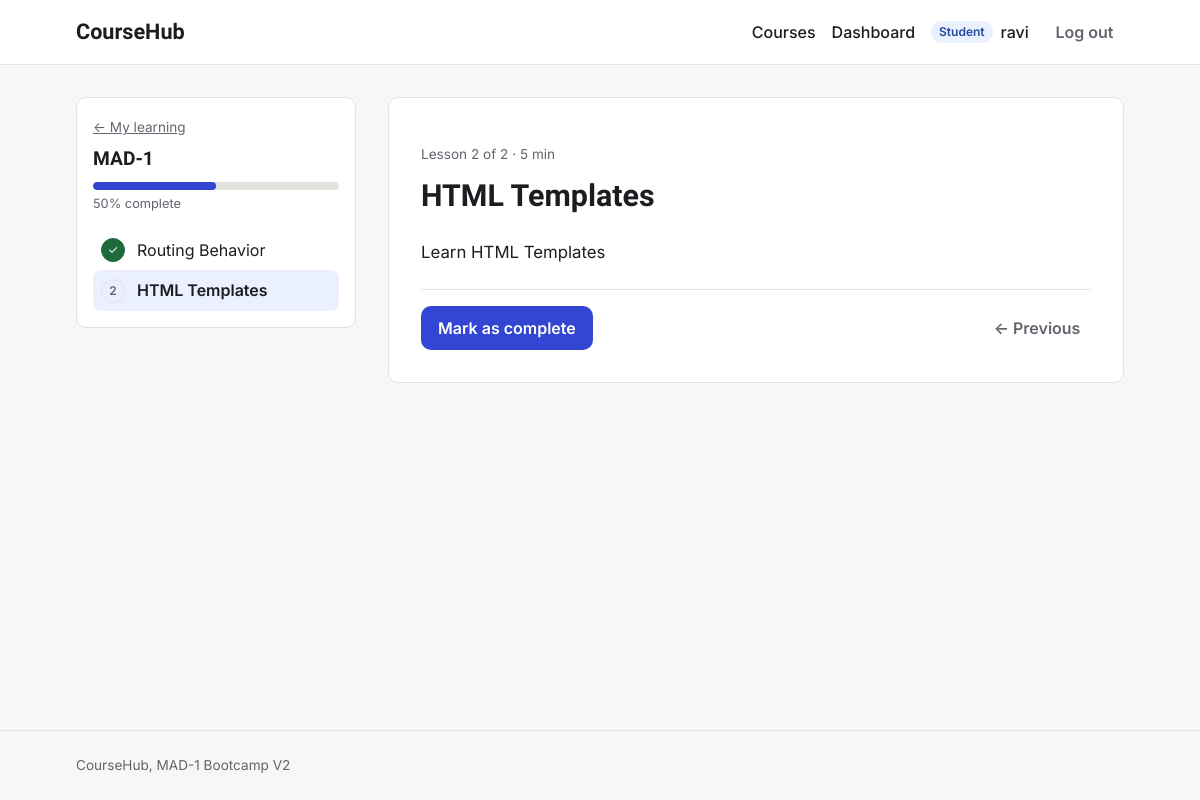
/learn/mad-1 (signed in), run on the app's committed database.
### models.py (models this page shows, shortened)
class User(db.Model):
    id = db.Column(db.Integer, primary_key=True)
    username = db.Column(db.String(80), unique=True, nullable=False)
    email = db.Column(db.String(120), unique=True, nullable=False)
    password_hash = db.Column(db.String(256), nullable=False)
    role = db.Column(db.String(20), nullable=False, default="student")
    bio = db.Column(db.Text)
    avatar = db.Column(db.String(200))
    created_at = db.Column(db.DateTime, default=utc_now)
    is_active = db.Column(db.Boolean, default=True)
    taught_courses = db.relationship("Course", backref="instructor", lazy=True)
    enrollments = db.relationship(
        "Enrollment", backref="student", cascade="all, delete-orphan"
    )
    completions = db.relationship(
        "LessonCompletion", backref="student", cascade="all, delete-orphan"
    )

class Course(db.Model):
    id = db.Column(db.Integer, primary_key=True)
    title = db.Column(db.String(200), nullable=False)
    slug = db.Column(db.String(200), unique=True, nullable=False)
    description = db.Column(db.Text)
    short_description = db.Column(db.String(500))
    thumbnail = db.Column(db.String(300))
    price = db.Column(db.Float, default=0.0)
    category = db.Column(db.String(50))
    level = db.Column(db.String(20))
    is_published = db.Column(db.Boolean, default=False)
    is_featured = db.Column(db.Boolean, default=False)
    instructor_id = db.Column(db.Integer, db.ForeignKey("user.id"), nullable=False)
    created_at = db.Column(db.DateTime, default=utc_now)
    updated_at = db.Column(db.DateTime, default=utc_now, onupdate=utc_now)
    lessons = db.relationship(
        "Lesson",
        backref="course",
        cascade="all, delete-orphan",
        order_by="Lesson.order",
    )
    enrollments = db.relationship(
        "Enrollment", backref="course", cascade="all, delete-orphan"
    )

class Lesson(db.Model):
    id = db.Column(db.Integer, primary_key=True)
    title = db.Column(db.String(200), nullable=False)
    content = db.Column(db.Text)
    video_url = db.Column(db.String(300))
    duration = db.Column(db.Integer)
    order = db.Column(db.Integer, default=0)
    is_free_preview = db.Column(db.Boolean, default=False)
    course_id = db.Column(db.Integer, db.ForeignKey("course.id"), nullable=False)
    completions = db.relationship(
        "LessonCompletion", backref="lesson", cascade="all, delete-orphan"
    )

### routes/student.py (the view)
@bp.route("/learn/<slug>")
@student_required
def course_player(slug):
    course = db.first_or_404(db.select(Course).where(Course.slug == slug))
    enrollment = get_enrollment(g.user.id, course.id)
    if enrollment is None:
        flash("Enroll in this course to start learning.", "warning")
        return redirect(url_for("courses.course_detail", slug=course.slug))
    lessons = course.lessons
    done_ids = set(
        db.session.scalars(
            db.select(LessonCompletion.lesson_id)
            .join(Lesson)
            .where(
                LessonCompletion.student_id == g.user.id,
                Lesson.course_id == course.id,
            )
        )
    )
    current = None
    wanted = request.args.get("lesson", type=int)
    if wanted:
        current = next((l for l in lessons if l.id == wanted), None)
    if current is None and lessons:
        current = next((l for l in lessons if l.id not in done_ids), lessons[0])
    prev_lesson = next_lesson = None
    if current:
        i = lessons.index(current)
        prev_lesson = lessons[i - 1] if i > 0 else None
        next_lesson = lessons[i + 1] if i + 1 < len(lessons) else None
    return render_template(
        "course_player.html",
        course=course,
        enrollment=enrollment,
        lesson=current,
        done_ids=done_ids,
        prev_lesson=prev_lesson,
        next_lesson=next_lesson,
    )

### helpers.py (called while the page is built)
def login_required(view):
    @wraps(view)
    def wrapped(*args, **kwargs):
        if g.user is None:
            flash("Please log in to continue.", "warning")
            return redirect(url_for("auth.login", next=request.full_path))
        return view(*args, **kwargs)
    return wrapped

def role_required(*roles):
    def decorator(view):
        @wraps(view)
        @login_required
        def wrapped(*args, **kwargs):
            if g.user.role not in roles:
                abort(403)
            return view(*args, **kwargs)
        return wrapped
    return decorator

def get_enrollment(student_id, course_id):
    return db.session.scalar(
        db.select(Enrollment).where(
            Enrollment.student_id == student_id, Enrollment.course_id == course_id
        )
    )

### models.py (called while the page is built)
    @property
    def progress(self):
        total = db.session.scalar(
            db.select(db.func.count(Lesson.id)).where(
                Lesson.course_id == self.course_id
            )
        )
        if not total:
            return 0
        completed = db.session.scalar(
            db.select(db.func.count(LessonCompletion.id))
            .join(Lesson)
            .where(
                LessonCompletion.student_id == self.student_id,
                Lesson.course_id == self.course_id,
            )
        )
        return round(completed / total * 100)

### templates/course_player.html (shortened to what this page needs)
{% extends "base.html" %}
{% from "macros.html" import progress_bar %}
{% block content %}
<div class="player">
  <aside class="player-sidebar">
    <a class="muted small" href="{{ url_for('student.dashboard') }}">&larr; My learning</a>
    <h2>{{ course.title }}</h2>
    {{ progress_bar(enrollment.progress) }}
    <ol class="lesson-list">
      {% for l in course.lessons %}
        <li>
          <a href="{{ url_for('student.course_player', slug=course.slug, lesson=l.id) }}"
             class="{{ 'is-current' if lesson and l.id == lesson.id }} {{ 'is-done' if l.id in done_ids }}"
             {% if lesson and l.id == lesson.id %}aria-current="page"{% endif %}>
            <span class="check" aria-hidden="true">{{ '✓' if l.id in done_ids else loop.index }}</span>
            <span>{{ l.title }}</span>
          </a>
        </li>
      {% endfor %}
    </ol>
  </aside>
  <section class="player-content">
    {% if lesson %}
      <p class="muted small">Lesson {{ course.lessons.index(lesson) + 1 }} of {{ course.lessons|length }}{% if lesson.duration %} · {{ lesson.duration }} min{% endif %}</p>
      <h1>{{ lesson.title }}</h1>
      <div class="prose lesson-body">{{ lesson.content or 'No notes for this lesson yet.' }}</div>
      <div class="player-actions">
        <form method="post" action="{{ url_for('student.toggle_completion', lesson_id=lesson.id) }}" class="inline-form">
          {% if lesson.id in done_ids %}
            <button type="submit" class="btn btn-secondary">Mark as not done</button>
          {% else %}
            <button type="submit" class="btn btn-primary">Mark as complete</button>
          {% endif %}
        </form>
        <div class="player-nav">
          {% if prev_lesson %}
            <a class="btn btn-ghost" href="{{ url_for('student.course_player', slug=course.slug, lesson=prev_lesson.id) }}">&larr; Previous</a>
          {% endif %}
        </div>
      </div>
    {% else %}
      <div class="empty-state">
        <h2>No lessons yet</h2>
        <p class="muted">The instructor hasn't added lessons to this course.</p>
      </div>
    {% endif %}
  </section>
</div>
{% endblock %}

### templates/base.html (shortened to what this page needs)
<!DOCTYPE html>
<html lang="en">
<head>
  <link rel="stylesheet" href="{{ url_for('static', filename='style.css') }}">
</head>
<body>
  <header class="navbar">
    <div class="container navbar-inner">
      <a class="brand" href="{{ url_for('courses.home') }}">CourseHub</a>
      <nav aria-label="Main">
        <ul class="nav-links">
          <li><a href="{{ url_for('courses.course_list') }}">Courses</a></li>
          {% if current_user %}
            <li><a href="{{ url_for('auth.dashboard') }}">Dashboard</a></li>
            <li class="nav-user">
              <span class="badge badge-{{ current_user.role }}">{{ current_user.role|capitalize }}</span>
              <a href="{{ url_for('auth.profile') }}">{{ current_user.username }}</a>
            </li>
            <li>
              <form action="{{ url_for('auth.logout') }}" method="post" class="inline-form">
                <button type="submit" class="btn btn-ghost">Log out</button>
              </form>
            </li>
          {% else %}
            <li><a href="{{ url_for('auth.login') }}">Log in</a></li>
            <li><a class="btn btn-primary" href="{{ url_for('auth.register') }}">Sign up</a></li>
          {% endif %}
        </ul>
      </nav>
    </div>
  </header>
  <main id="main" class="container">
    {% block content %}{% endblock %}
  </main>
  <footer class="footer">
    <div class="container">CourseHub, MAD-1 Bootcamp V2</div>
  </footer>
</body>
</html>

### static/style.css (style rules this page uses)
:root { --font-display: "Bricolage Grotesque", ui-sans-serif, system-ui, sans-serif; --font-body: "Inter", ui-sans-serif, system-ui, -apple-system, "Segoe UI", Roboto, sans-serif; --color-bg: #f7f7f5; --color-surface: #ffffff; --color-text: #1c1d21; --color-muted: #62656e; --color-border: #e3e3df; --color-primary: #3346d3; --color-primary-hover: #2636b0; --color-focus: #8a96ff; --color-success-bg: #e8f5ec; --color-success-text: #1d6b3a; --color-error-bg: #fdecec; --color-error-text: #a12626; --color-warning-bg: #fff6e0; --color-warning-text: #8a5a00; --color-info-bg: #eaf0fd; --color-info-text: #244a9e; --radius: 10px; --space-1: 0.25rem; --space-2: 0.5rem; --space-3: 0.75rem; --space-4: 1rem; --space-6: 1.5rem; --space-8: 2rem; --space-12: 3rem; --shadow: 0 1px 2px rgba(0, 0, 0, 0.04), 0 2px 8px rgba(0, 0, 0, 0.04); }
*, *::before, *::after { box-sizing: border-box; }
body { margin: 0; min-height: 100vh; display: flex; flex-direction: column; font-family: var(--font-body); font-size: 1rem; line-height: 1.55; color: var(--color-text); background: var(--color-bg); }
h1, h2, h3 { font-family: var(--font-display); line-height: 1.2; margin: 0 0 var(--space-2); }
h1 { font-size: 1.9rem; }
h2 { font-size: 1.2rem; }
a { color: var(--color-primary); }
.container { width: 100%; max-width: 1080px; margin: 0 auto; padding: 0 var(--space-4); }
main.container { flex: 1; padding-top: var(--space-8); padding-bottom: var(--space-12); }
.muted { color: var(--color-muted); }
.navbar { background: var(--color-surface); border-bottom: 1px solid var(--color-border); }
.navbar-inner { display: flex; flex-wrap: wrap; align-items: center; justify-content: space-between; gap: var(--space-3); min-height: 64px; }
.brand { font-family: var(--font-display); font-weight: 700; font-size: 1.35rem; color: var(--color-text); text-decoration: none; }
.nav-links { display: flex; flex-wrap: wrap; align-items: center; gap: var(--space-4); margin: 0; padding: 0; list-style: none; }
.nav-links a:not(.btn) { color: var(--color-text); text-decoration: none; font-weight: 500; }
.nav-user { display: flex; align-items: center; gap: var(--space-2); color: var(--color-muted); }
.inline-form { margin: 0; }
.btn { display: inline-block; padding: 0.55rem 1rem; border: 1px solid transparent; border-radius: var(--radius); font: inherit; font-weight: 600; text-decoration: none; cursor: pointer; transition: background-color 0.15s ease, border-color 0.15s ease; }
.btn-primary { background: var(--color-primary); color: #fff; }
.btn-ghost { background: transparent; color: var(--color-muted); padding: 0.4rem 0.6rem; }
.badge { display: inline-block; padding: 0.1rem 0.5rem; border-radius: 999px; font-size: 0.75rem; font-weight: 600; }
.badge-student { background: var(--color-info-bg); color: var(--color-info-text); }
.footer { padding: var(--space-6) 0; border-top: 1px solid var(--color-border); color: var(--color-muted); font-size: 0.85rem; }
.prose { white-space: pre-line; }
.small { font-size: 0.85rem; }
.player { display: grid; grid-template-columns: 280px 1fr; gap: var(--space-8); align-items: start; }
.player-sidebar { position: sticky; top: var(--space-4); padding: var(--space-4); background: var(--color-surface); border: 1px solid var(--color-border); border-radius: var(--radius); }
.player-sidebar h2 { margin-top: var(--space-2); }
.lesson-list { margin: 0; padding: 0; list-style: none; }
.lesson-list a { display: flex; align-items: center; gap: var(--space-3); padding: var(--space-2); border-radius: 8px; color: var(--color-text); text-decoration: none; }
.lesson-list a.is-current { background: var(--color-info-bg); font-weight: 600; }
.check { display: grid; place-items: center; flex-shrink: 0; width: 24px; height: 24px; border-radius: 50%; border: 1px solid var(--color-border); font-size: 0.75rem; color: var(--color-muted); }
.is-done .check { background: var(--color-success-text); border-color: var(--color-success-text); color: #fff; }
.player-content { padding: var(--space-8); background: var(--color-surface); border: 1px solid var(--color-border); border-radius: var(--radius); }
.lesson-body { margin: var(--space-6) 0; font-size: 1.05rem; }
.player-actions { display: flex; flex-wrap: wrap; align-items: center; justify-content: space-between; gap: var(--space-4); padding-top: var(--space-4); border-top: 1px solid var(--color-border); }
.player-nav { display: flex; gap: var(--space-2); }

### data on the page
User: role "Student", username "ravi"
Course: title "MAD-1"
Lesson: id "✓", title "Routing Behavior"
Lesson: order "2", title "HTML Templates", duration "5", content "Learn HTML Templates"

### other printed values
{{ percent }} "50"
{{ course.lessons.index(lesson) + 1 }} "2"
{{ course.lessons|length }} "2"
